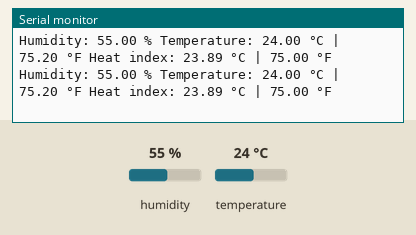
Simulated run of this sketch. Board: Arduino Uno, built with avr-gcc and run on an emulated ATmega328P. Shown: the last lines printed to the serial monitor. The test bench sets the inputs (shaded band); at power-on: humidity 55 %, temperature 24 °C.

Above: at 4.8 s.
4.9 s: humidity set to 22 %
At 7.3 s:
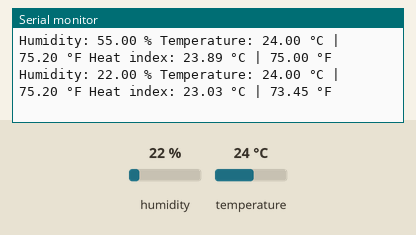
7.9 s: temperature set to 12 °C
At 8.7 s:
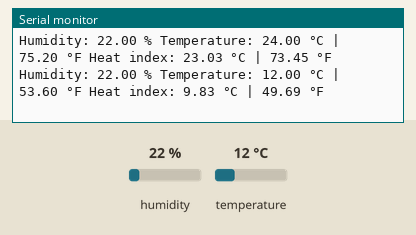
10.9 s: humidity set to 40 %
At 12.7 s:
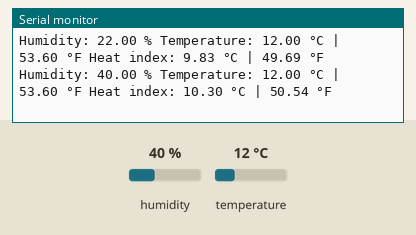
13.9 s: temperature set to 41 °C
At 15.3 s:
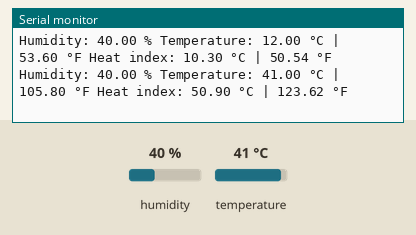
Timing chart, 0 to 16.9 s (numbered marks = the images above; inputs shaded):
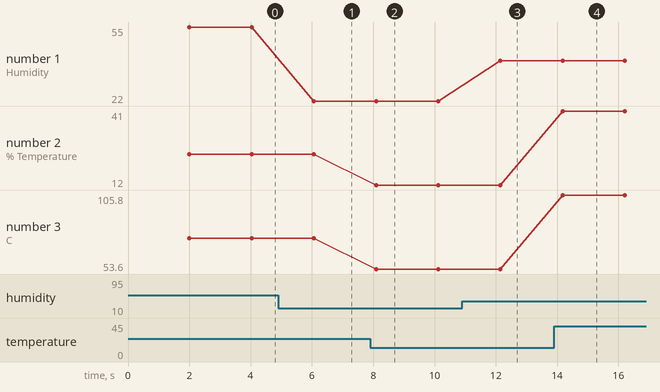

Measured:
- after the input at 4.9 s, the serial monitor: prints a new line after 1.2 s (image 1)
- after the input at 7.9 s, the serial monitor: prints a new line after 0.19 s (image 2)
- after the input at 10.9 s, the serial monitor: prints a new line after 1.3 s (image 3)
- after the input at 13.9 s, the serial monitor: prints a new line after 0.28 s (image 4)
- plotted number 1: 55 → 22 after the input at 4.9 s, 22 → 40 after the input at 10.9 s
- plotted number 2: 24 → 12 after the input at 7.9 s, 12 → 41 after the input at 13.9 s
- plotted number 3: 75.2 → 53.6 after the input at 7.9 s, 53.6 → 105.8 after the input at 13.9 s

The sketch:

temperature.ino
```cpp
#include <Adafruit_Sensor.h>
#include <DHT.h>

#define DHTPIN A1

#define DHTTYPE DHT22

const int LED=4;

DHT dht = DHT(DHTPIN, DHTTYPE);

void setup() {

  Serial.begin(9600);

  dht.begin();
}

void loop() {

  delay(2000);

  float h = dht.readHumidity();
  float t = dht.readTemperature();
  float f = dht.readTemperature(true);


  if (isnan(h) || isnan(t) || isnan(f)) {
    Serial.println("Failed to read from DHT sensor!");
    return;
  }

  if(t>200)
  {
    digitalWrite(LED, HIGH);
    delay(20);
    digitalWrite(LED, LOW);
    delay(20);
    digitalWrite(LED, HIGH);
  }

  float hif = dht.computeHeatIndex(f, h);
  float hic = dht.computeHeatIndex(t, h, false);

 Serial.print("Humidity: ");
  Serial.print(h);
  Serial.print(" % ");
  Serial.print("Temperature: ");
  Serial.print(t);
  Serial.print(" \xC2\xB0");
  Serial.print("C | ");
  Serial.print(f);
  Serial.print(" \xC2\xB0");
  Serial.print("F ");
  Serial.print("Heat index: ");
  Serial.print(hic);
  Serial.print(" \xC2\xB0");
  Serial.print("C | ");
  Serial.print(hif);
  Serial.print(" \xC2\xB0");
  Serial.println("F");
}
```
